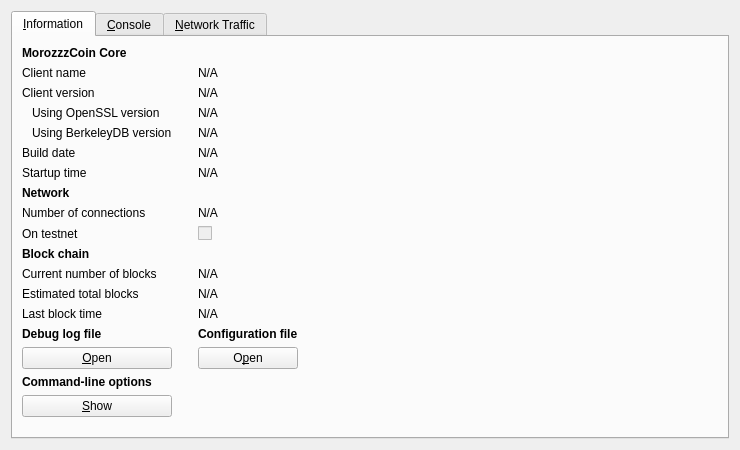
<?xml version="1.0" encoding="UTF-8"?>
<ui version="4.0">
 <class>RPCConsole</class>
 <widget class="QWidget" name="RPCConsole">
  <property name="geometry">
   <rect>
    <x>0</x>
    <y>0</y>
    <width>740</width>
    <height>450</height>
   </rect>
  </property>
  <property name="windowTitle">
   <string>MorozzzCoin - Debug window</string>
  </property>
  <layout class="QVBoxLayout" name="verticalLayout_2">
   <item>
    <widget class="QTabWidget" name="tabWidget">
     <property name="currentIndex">
      <number>0</number>
     </property>
     <widget class="QWidget" name="tab_info">
      <attribute name="title">
       <string>&amp;Information</string>
      </attribute>
      <layout class="QGridLayout" name="gridLayout">
       <item row="15" column="2">
        <widget class="QLabel" name="labelConfigfile">
         <property name="font">
          <font>
           <weight>75</weight>
           <bold>true</bold>
          </font>
         </property>
         <property name="text">
          <string>Configuration file</string>
         </property>
        </widget>
       </item>
       <item row="13" column="2">
        <widget class="QLabel" name="lastBlockTime">
         <property name="cursor">
          <cursorShape>IBeamCursor</cursorShape>
         </property>
         <property name="text">
          <string>N/A</string>
         </property>
         <property name="textFormat">
          <enum>Qt::PlainText</enum>
         </property>
         <property name="textInteractionFlags">
          <set>Qt::LinksAccessibleByMouse|Qt::TextSelectableByKeyboard|Qt::TextSelectableByMouse</set>
         </property>
        </widget>
       </item>
       <item row="11" column="0">
        <widget class="QLabel" name="label_3">
         <property name="text">
          <string>Current number of blocks</string>
         </property>
        </widget>
       </item>
       <item row="11" column="2">
        <widget class="QLabel" name="numberOfBlocks">
         <property name="cursor">
          <cursorShape>IBeamCursor</cursorShape>
         </property>
         <property name="text">
          <string>N/A</string>
         </property>
         <property name="textFormat">
          <enum>Qt::PlainText</enum>
         </property>
         <property name="textInteractionFlags">
          <set>Qt::LinksAccessibleByMouse|Qt::TextSelectableByKeyboard|Qt::TextSelectableByMouse</set>
         </property>
        </widget>
       </item>
       <item row="17" column="0">
        <widget class="QLabel" name="labelCLOptions">
         <property name="font">
          <font>
           <weight>75</weight>
           <bold>true</bold>
          </font>
         </property>
         <property name="text">
          <string>Command-line options</string>
         </property>
        </widget>
       </item>
       <item row="16" column="0">
        <widget class="QPushButton" name="openDebugLogfileButton">
         <property name="toolTip">
          <string>Open the MorozzzCoin debug log file from the current data directory. This can take a few seconds for large log files.</string>
         </property>
         <property name="text">
          <string>&amp;Open</string>
         </property>
         <property name="autoDefault">
          <bool>false</bool>
         </property>
        </widget>
       </item>
       <item row="15" column="0">
        <widget class="QLabel" name="labelDebugLogfile">
         <property name="font">
          <font>
           <weight>75</weight>
           <bold>true</bold>
          </font>
         </property>
         <property name="text">
          <string>Debug log file</string>
         </property>
        </widget>
       </item>
       <item row="18" column="3" rowspan="2">
        <spacer name="horizontalSpacer">
         <property name="orientation">
          <enum>Qt::Horizontal</enum>
         </property>
         <property name="sizeHint" stdset="0">
          <size>
           <width>404</width>
           <height>20</height>
          </size>
         </property>
        </spacer>
       </item>
       <item row="19" column="1">
        <spacer name="verticalSpacer">
         <property name="orientation">
          <enum>Qt::Vertical</enum>
         </property>
         <property name="sizeHint" stdset="0">
          <size>
           <width>20</width>
           <height>40</height>
          </size>
         </property>
        </spacer>
       </item>
       <item row="18" column="0">
        <widget class="QPushButton" name="showCLOptionsButton">
         <property name="toolTip">
          <string>Show the MorozzzCoin-Qt help message to get a list with possible MorozzzCoin command-line options.</string>
         </property>
         <property name="text">
          <string>&amp;Show</string>
         </property>
         <property name="autoDefault">
          <bool>false</bool>
         </property>
        </widget>
       </item>
       <item row="13" column="0">
        <widget class="QLabel" name="label_2">
         <property name="text">
          <string>Last block time</string>
         </property>
        </widget>
       </item>
       <item row="7" column="0">
        <widget class="QLabel" name="label_11">
         <property name="font">
          <font>
           <weight>75</weight>
           <bold>true</bold>
          </font>
         </property>
         <property name="text">
          <string>Network</string>
         </property>
        </widget>
       </item>
       <item row="6" column="2">
        <widget class="QLabel" name="startupTime">
         <property name="cursor">
          <cursorShape>IBeamCursor</cursorShape>
         </property>
         <property name="text">
          <string>N/A</string>
         </property>
         <property name="textFormat">
          <enum>Qt::PlainText</enum>
         </property>
         <property name="textInteractionFlags">
          <set>Qt::LinksAccessibleByMouse|Qt::TextSelectableByKeyboard|Qt::TextSelectableByMouse</set>
         </property>
        </widget>
       </item>
       <item row="6" column="0">
        <widget class="QLabel" name="label_13">
         <property name="text">
          <string>Startup time</string>
         </property>
        </widget>
       </item>
       <item row="9" column="0">
        <widget class="QLabel" name="label_8">
         <property name="text">
          <string>On testnet</string>
         </property>
        </widget>
       </item>
       <item row="8" column="2">
        <widget class="QLabel" name="numberOfConnections">
         <property name="cursor">
          <cursorShape>IBeamCursor</cursorShape>
         </property>
         <property name="text">
          <string>N/A</string>
         </property>
         <property name="textFormat">
          <enum>Qt::PlainText</enum>
         </property>
         <property name="textInteractionFlags">
          <set>Qt::LinksAccessibleByMouse|Qt::TextSelectableByKeyboard|Qt::TextSelectableByMouse</set>
         </property>
        </widget>
       </item>
       <item row="8" column="0">
        <widget class="QLabel" name="label_7">
         <property name="text">
          <string>Number of connections</string>
         </property>
        </widget>
       </item>
       <item row="10" column="0">
        <widget class="QLabel" name="label_10">
         <property name="font">
          <font>
           <weight>75</weight>
           <bold>true</bold>
          </font>
         </property>
         <property name="text">
          <string>Block chain</string>
         </property>
        </widget>
       </item>
       <item row="9" column="2">
        <widget class="QCheckBox" name="isTestNet">
         <property name="enabled">
          <bool>false</bool>
         </property>
         <property name="text">
          <string/>
         </property>
        </widget>
       </item>
       <item row="12" column="0">
        <widget class="QLabel" name="label_4">
         <property name="text">
          <string>Estimated total blocks</string>
         </property>
        </widget>
       </item>
       <item row="12" column="2">
        <widget class="QLabel" name="totalBlocks">
         <property name="cursor">
          <cursorShape>IBeamCursor</cursorShape>
         </property>
         <property name="text">
          <string>N/A</string>
         </property>
         <property name="textFormat">
          <enum>Qt::PlainText</enum>
         </property>
         <property name="textInteractionFlags">
          <set>Qt::LinksAccessibleByMouse|Qt::TextSelectableByKeyboard|Qt::TextSelectableByMouse</set>
         </property>
        </widget>
       </item>
       <item row="2" column="2">
        <widget class="QLabel" name="clientVersion">
         <property name="cursor">
          <cursorShape>IBeamCursor</cursorShape>
         </property>
         <property name="text">
          <string>N/A</string>
         </property>
         <property name="textFormat">
          <enum>Qt::PlainText</enum>
         </property>
         <property name="textInteractionFlags">
          <set>Qt::LinksAccessibleByMouse|Qt::TextSelectableByKeyboard|Qt::TextSelectableByMouse</set>
         </property>
        </widget>
       </item>
       <item row="4" column="0">
        <widget class="QLabel" name="label_berkeleyDBVersion">
         <property name="text">
          <string>Using BerkeleyDB version</string>
         </property>
         <property name="indent">
          <number>10</number>
         </property>
        </widget>
       </item>
       <item row="3" column="0">
        <widget class="QLabel" name="label_14">
         <property name="text">
          <string>Using OpenSSL version</string>
         </property>
         <property name="indent">
          <number>10</number>
         </property>
        </widget>
       </item>
       <item row="3" column="2">
        <widget class="QLabel" name="openSSLVersion">
         <property name="cursor">
          <cursorShape>IBeamCursor</cursorShape>
         </property>
         <property name="text">
          <string>N/A</string>
         </property>
         <property name="textFormat">
          <enum>Qt::PlainText</enum>
         </property>
         <property name="textInteractionFlags">
          <set>Qt::LinksAccessibleByMouse|Qt::TextSelectableByKeyboard|Qt::TextSelectableByMouse</set>
         </property>
        </widget>
       </item>
       <item row="4" column="2">
        <widget class="QLabel" name="berkeleyDBVersion">
         <property name="cursor">
          <cursorShape>IBeamCursor</cursorShape>
         </property>
         <property name="text">
          <string>N/A</string>
         </property>
         <property name="textFormat">
          <enum>Qt::PlainText</enum>
         </property>
         <property name="textInteractionFlags">
          <set>Qt::LinksAccessibleByMouse|Qt::TextSelectableByKeyboard|Qt::TextSelectableByMouse</set>
         </property>
        </widget>
       </item>
       <item row="5" column="0">
        <widget class="QLabel" name="label_12">
         <property name="text">
          <string>Build date</string>
         </property>
        </widget>
       </item>
       <item row="5" column="2">
        <widget class="QLabel" name="buildDate">
         <property name="cursor">
          <cursorShape>IBeamCursor</cursorShape>
         </property>
         <property name="text">
          <string>N/A</string>
         </property>
         <property name="textFormat">
          <enum>Qt::PlainText</enum>
         </property>
         <property name="textInteractionFlags">
          <set>Qt::LinksAccessibleByMouse|Qt::TextSelectableByKeyboard|Qt::TextSelectableByMouse</set>
         </property>
        </widget>
       </item>
       <item row="2" column="0">
        <widget class="QLabel" name="label_6">
         <property name="text">
          <string>Client version</string>
         </property>
        </widget>
       </item>
       <item row="0" column="0">
        <widget class="QLabel" name="label_9">
         <property name="font">
          <font>
           <weight>75</weight>
           <bold>true</bold>
          </font>
         </property>
         <property name="text">
          <string>MorozzzCoin Core</string>
         </property>
        </widget>
       </item>
       <item row="1" column="2">
        <widget class="QLabel" name="clientName">
         <property name="cursor">
          <cursorShape>IBeamCursor</cursorShape>
         </property>
         <property name="text">
          <string>N/A</string>
         </property>
         <property name="textFormat">
          <enum>Qt::PlainText</enum>
         </property>
         <property name="textInteractionFlags">
          <set>Qt::LinksAccessibleByMouse|Qt::TextSelectableByKeyboard|Qt::TextSelectableByMouse</set>
         </property>
        </widget>
       </item>
       <item row="1" column="0">
        <widget class="QLabel" name="label_5">
         <property name="text">
          <string>Client name</string>
         </property>
        </widget>
       </item>
       <item row="14" column="2">
        <spacer name="verticalSpacer_2">
         <property name="orientation">
          <enum>Qt::Vertical</enum>
         </property>
         <property name="sizeHint" stdset="0">
          <size>
           <width>20</width>
           <height>20</height>
          </size>
         </property>
        </spacer>
       </item>
       <item row="16" column="2">
        <widget class="QPushButton" name="openConfigurationfileButton">
         <property name="toolTip">
          <string>Open the MorozzzCoin configuration file from the current data directory.</string>
         </property>
         <property name="text">
          <string>O&amp;pen</string>
         </property>
         <property name="autoDefault">
          <bool>false</bool>
         </property>
        </widget>
       </item>
      </layout>
     </widget>
     <widget class="QWidget" name="tab_console">
      <attribute name="title">
       <string>&amp;Console</string>
      </attribute>
      <layout class="QVBoxLayout" name="verticalLayout_3">
       <property name="spacing">
        <number>3</number>
       </property>
       <item>
        <widget class="QTextEdit" name="messagesWidget">
         <property name="minimumSize">
          <size>
           <width>0</width>
           <height>100</height>
          </size>
         </property>
         <property name="readOnly">
          <bool>true</bool>
         </property>
         <property name="tabKeyNavigation" stdset="0">
          <bool>false</bool>
         </property>
         <property name="columnCount" stdset="0">
          <number>2</number>
         </property>
        </widget>
       </item>
       <item>
        <layout class="QHBoxLayout" name="horizontalLayout">
         <property name="spacing">
          <number>3</number>
         </property>
         <item>
          <widget class="QLabel" name="label">
           <property name="text">
            <string notr="true">&gt;</string>
           </property>
          </widget>
         </item>
         <item>
          <widget class="QLineEdit" name="lineEdit"/>
         </item>
         <item>
          <widget class="QPushButton" name="clearButton">
           <property name="maximumSize">
            <size>
             <width>24</width>
             <height>24</height>
            </size>
           </property>
           <property name="toolTip">
            <string>Clear console</string>
           </property>
           <property name="text">
            <string/>
           </property>
           <property name="icon">
            <iconset resource="../bitcoin.qrc">
             <normaloff>:/icons/remove</normaloff>:/icons/remove</iconset>
           </property>
           <property name="shortcut">
            <string notr="true">Ctrl+L</string>
           </property>
           <property name="autoDefault">
            <bool>false</bool>
           </property>
          </widget>
         </item>
        </layout>
       </item>
      </layout>
     </widget>
     <widget class="QWidget" name="tab_nettraffic">
      <attribute name="title">
       <string>&amp;Network Traffic</string>
      </attribute>
      <layout class="QHBoxLayout" name="horizontalLayout_3">
       <item>
        <layout class="QVBoxLayout" name="verticalLayout_4">
         <item>
          <widget class="TrafficGraphWidget" name="trafficGraph" native="true">
           <property name="sizePolicy">
            <sizepolicy hsizetype="Expanding" vsizetype="Expanding">
             <horstretch>0</horstretch>
             <verstretch>0</verstretch>
            </sizepolicy>
           </property>
          </widget>
         </item>
         <item>
          <layout class="QHBoxLayout" name="horizontalLayout_2">
           <item>
            <widget class="QSlider" name="sldGraphRange">
             <property name="minimum">
              <number>1</number>
             </property>
             <property name="maximum">
              <number>288</number>
             </property>
             <property name="pageStep">
              <number>12</number>
             </property>
             <property name="value">
              <number>6</number>
             </property>
             <property name="orientation">
              <enum>Qt::Horizontal</enum>
             </property>
            </widget>
           </item>
           <item>
            <widget class="QLabel" name="lblGraphRange">
             <property name="minimumSize">
              <size>
               <width>100</width>
               <height>0</height>
              </size>
             </property>
             <property name="alignment">
              <set>Qt::AlignCenter</set>
             </property>
            </widget>
           </item>
           <item>
            <widget class="QPushButton" name="btnClearTrafficGraph">
             <property name="text">
              <string>&amp;Clear</string>
             </property>
             <property name="autoDefault">
              <bool>false</bool>
             </property>
            </widget>
           </item>
          </layout>
         </item>
        </layout>
       </item>
       <item>
        <layout class="QVBoxLayout" name="verticalLayout">
         <item>
          <widget class="QGroupBox" name="groupBox">
           <property name="title">
            <string>Totals</string>
           </property>
           <layout class="QVBoxLayout" name="verticalLayout_5">
            <item>
             <layout class="QHBoxLayout" name="horizontalLayout_4">
              <item>
               <widget class="Line" name="line">
                <property name="sizePolicy">
                 <sizepolicy hsizetype="Fixed" vsizetype="Fixed">
                  <horstretch>0</horstretch>
                  <verstretch>0</verstretch>
                 </sizepolicy>
                </property>
                <property name="minimumSize">
                 <size>
                  <width>10</width>
                  <height>0</height>
                 </size>
                </property>
                <property name="palette">
                 <palette>
                  <active>
                   <colorrole role="Light">
                    <brush brushstyle="SolidPattern">
                     <color alpha="255">
                      <red>0</red>
                      <green>255</green>
                      <blue>0</blue>
                     </color>
                    </brush>
                   </colorrole>
                  </active>
                  <inactive>
                   <colorrole role="Light">
                    <brush brushstyle="SolidPattern">
                     <color alpha="255">
                      <red>0</red>
                      <green>255</green>
                      <blue>0</blue>
                     </color>
                    </brush>
                   </colorrole>
                  </inactive>
                  <disabled>
                   <colorrole role="Light">
                    <brush brushstyle="SolidPattern">
                     <color alpha="255">
                      <red>0</red>
                      <green>255</green>
                      <blue>0</blue>
                     </color>
                    </brush>
                   </colorrole>
                  </disabled>
                 </palette>
                </property>
                <property name="orientation">
                 <enum>Qt::Horizontal</enum>
                </property>
               </widget>
              </item>
              <item>
               <widget class="QLabel" name="label_16">
                <property name="text">
                 <string>Received:</string>
                </property>
               </widget>
              </item>
              <item>
               <widget class="QLabel" name="lblBytesIn">
                <property name="minimumSize">
                 <size>
                  <width>50</width>
                  <height>0</height>
                 </size>
                </property>
                <property name="alignment">
                 <set>Qt::AlignRight|Qt::AlignTrailing|Qt::AlignVCenter</set>
                </property>
               </widget>
              </item>
             </layout>
            </item>
            <item>
             <layout class="QHBoxLayout" name="horizontalLayout_5">
              <item>
               <widget class="Line" name="line_2">
                <property name="sizePolicy">
                 <sizepolicy hsizetype="Fixed" vsizetype="Fixed">
                  <horstretch>0</horstretch>
                  <verstretch>0</verstretch>
                 </sizepolicy>
                </property>
                <property name="minimumSize">
                 <size>
                  <width>10</width>
                  <height>0</height>
                 </size>
                </property>
                <property name="palette">
                 <palette>
                  <active>
                   <colorrole role="Light">
                    <brush brushstyle="SolidPattern">
                     <color alpha="255">
                      <red>255</red>
                      <green>0</green>
                      <blue>0</blue>
                     </color>
                    </brush>
                   </colorrole>
                  </active>
                  <inactive>
                   <colorrole role="Light">
                    <brush brushstyle="SolidPattern">
                     <color alpha="255">
                      <red>255</red>
                      <green>0</green>
                      <blue>0</blue>
                     </color>
                    </brush>
                   </colorrole>
                  </inactive>
                  <disabled>
                   <colorrole role="Light">
                    <brush brushstyle="SolidPattern">
                     <color alpha="255">
                      <red>255</red>
                      <green>0</green>
                      <blue>0</blue>
                     </color>
                    </brush>
                   </colorrole>
                  </disabled>
                 </palette>
                </property>
                <property name="orientation">
                 <enum>Qt::Horizontal</enum>
                </property>
               </widget>
              </item>
              <item>
               <widget class="QLabel" name="label_17">
                <property name="text">
                 <string>Sent:</string>
                </property>
               </widget>
              </item>
              <item>
               <widget class="QLabel" name="lblBytesOut">
                <property name="minimumSize">
                 <size>
                  <width>50</width>
                  <height>0</height>
                 </size>
                </property>
                <property name="alignment">
                 <set>Qt::AlignRight|Qt::AlignTrailing|Qt::AlignVCenter</set>
                </property>
               </widget>
              </item>
             </layout>
            </item>
            <item>
             <spacer name="verticalSpacer_4">
              <property name="orientation">
               <enum>Qt::Vertical</enum>
              </property>
              <property name="sizeHint" stdset="0">
               <size>
                <width>20</width>
                <height>407</height>
               </size>
              </property>
             </spacer>
            </item>
           </layout>
          </widget>
         </item>
        </layout>
       </item>
      </layout>
     </widget>
    </widget>
   </item>
  </layout>
 </widget>
 <customwidgets>
  <customwidget>
   <class>TrafficGraphWidget</class>
   <extends>QWidget</extends>
   <header>trafficgraphwidget.h</header>
   <container>1</container>
   <slots>
    <slot>clear()</slot>
   </slots>
  </customwidget>
 </customwidgets>
 <resources>
  <include location="../bitcoin.qrc"/>
 </resources>
 <connections/>
</ui>
